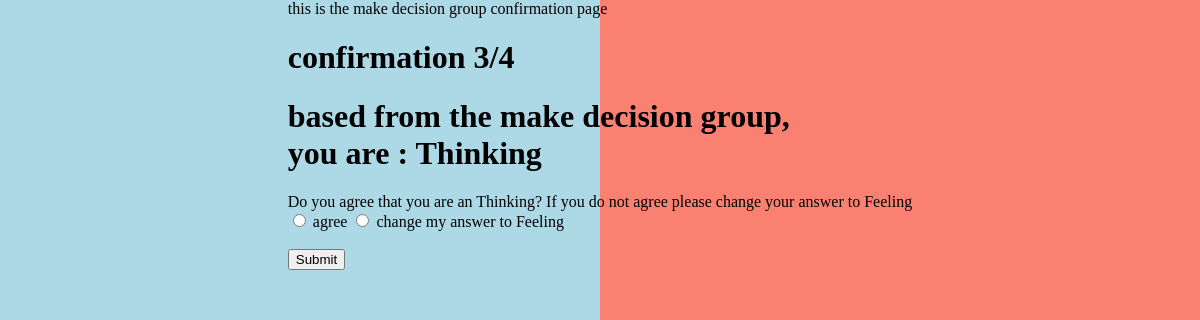
The page /arabic_3_confirmation on the database as committed earlier.
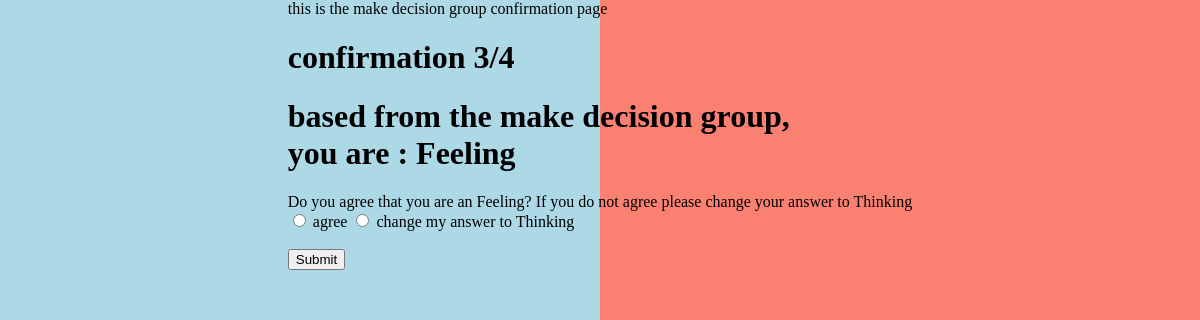
The same page on the database as committed later.
### survery_app/models.py (models this page shows)
class result(models.Model):
    id = models.AutoField(primary_key=True)
    time = models.CharField(max_length=500)
    affinity_1 = models.BigIntegerField()
    affinity_2 = models.BigIntegerField()
    affinity_result= models.CharField(max_length=500)
    collection_1 = models.BigIntegerField()
    collection_2 = models.BigIntegerField()
    collection_result = models.CharField(max_length=500)
    make_1 = models.BigIntegerField()
    make_2 = models.BigIntegerField()
    make_result = models.CharField(max_length=500)
    time_1 = models.BigIntegerField()
    time_2 = models.BigIntegerField()
    time_result = models.CharField(max_length=500)
    pdf_answer_case = models.BigIntegerField()
    user_name = models.CharField(max_length=500)
    user_email = models.CharField(max_length=500)
    user_phone = models.CharField(max_length=500)
    four_letter_code  = models.CharField(max_length=500)
    pdf_free = models.CharField(max_length=500)
    pdf_paid = models.CharField(max_length=500)
    date_and_time_completed = models.CharField(max_length=500)

### survery_app/views.py (the view, shortened to what this page needs)
# urls.py: path('arabic_3_confirmation', views.arabic_3_confirmation, name='arabic_3_confirmation'),
def arabic_3_confirmation(request):
  user_result = result.objects.latest('id')
  if request.method == 'GET':
    change = ""
    if  user_result.make_result == "Feeling":
          change = change + "Thinking"
    else:
          change = change + "Feeling"
    context = {
      "make_result" : user_result.make_result,
      "change_result" : change
    }
    return render(request , 'arabic_3_confirmation.html' , context)

### survery_app/templates/arabic_3_confirmation.html (shortened to what this page needs)
{% load static %}
<link rel="stylesheet" href="{% static 'base.css' %}">
<h1> confirmation 3/4</h1>
<h1>
based from the make decision group,
<br>
you are  : {{ make_result }}
</h1>
<body>
<form method='post' action=''">
        Do you agree that you are an {{make_result }}? If you do not agree please change your answer to {{ change_result}}
        <div class="form-check">
            <input class="form-check-input" type="radio" name="make_result" id="gridRadios1" value="option1">
                agree
            <input class="form-check-input" type="radio" name="make_result" id="gridRadios2" value="option2">
                change my answer to {{ change_result}}
        </div>
        <br>
    <button type="submit" class="btn btn-primary">Submit</button>
</form>
</body>

Rows that differ between the two databases and show on the page:
no longer on this page (row unchanged): result: make_result "Thinking"
added result: make_result "Feeling"
Other text that changed with them:
{{ change_result }}: "Feeling" → "Thinking"
